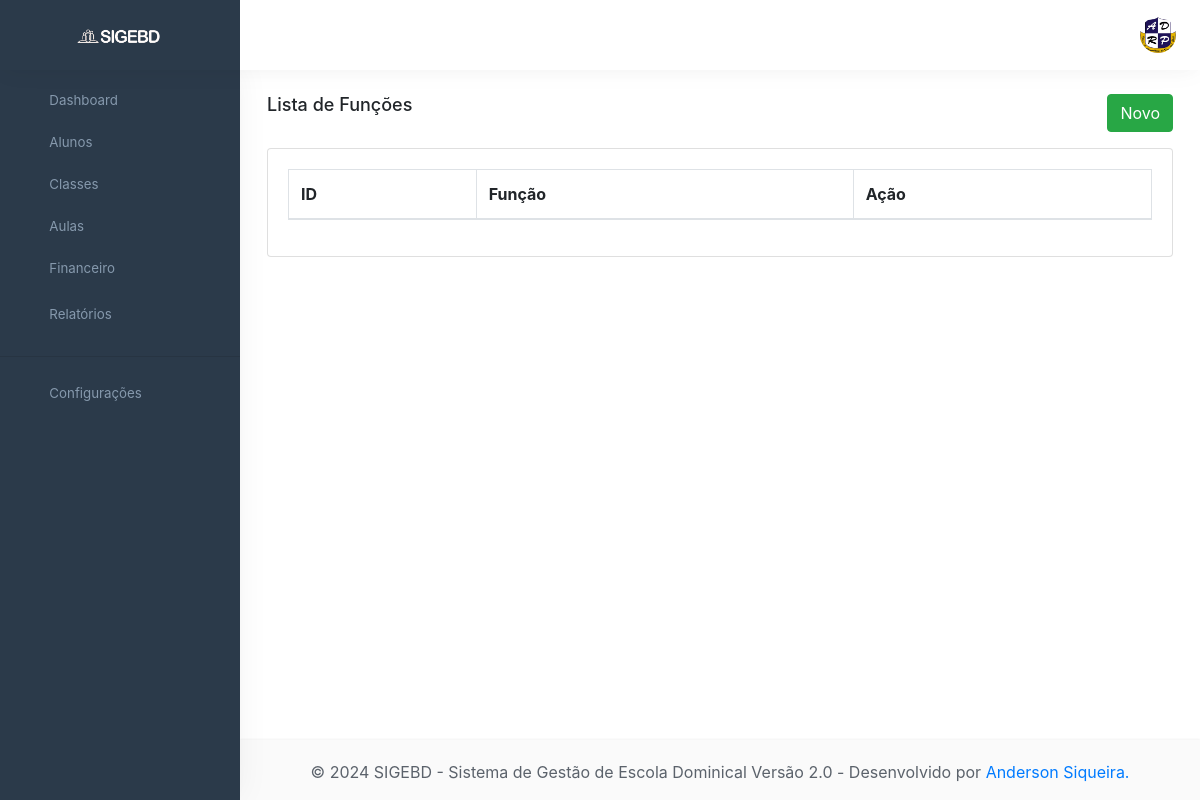
Before: /Funcao with the older database file.
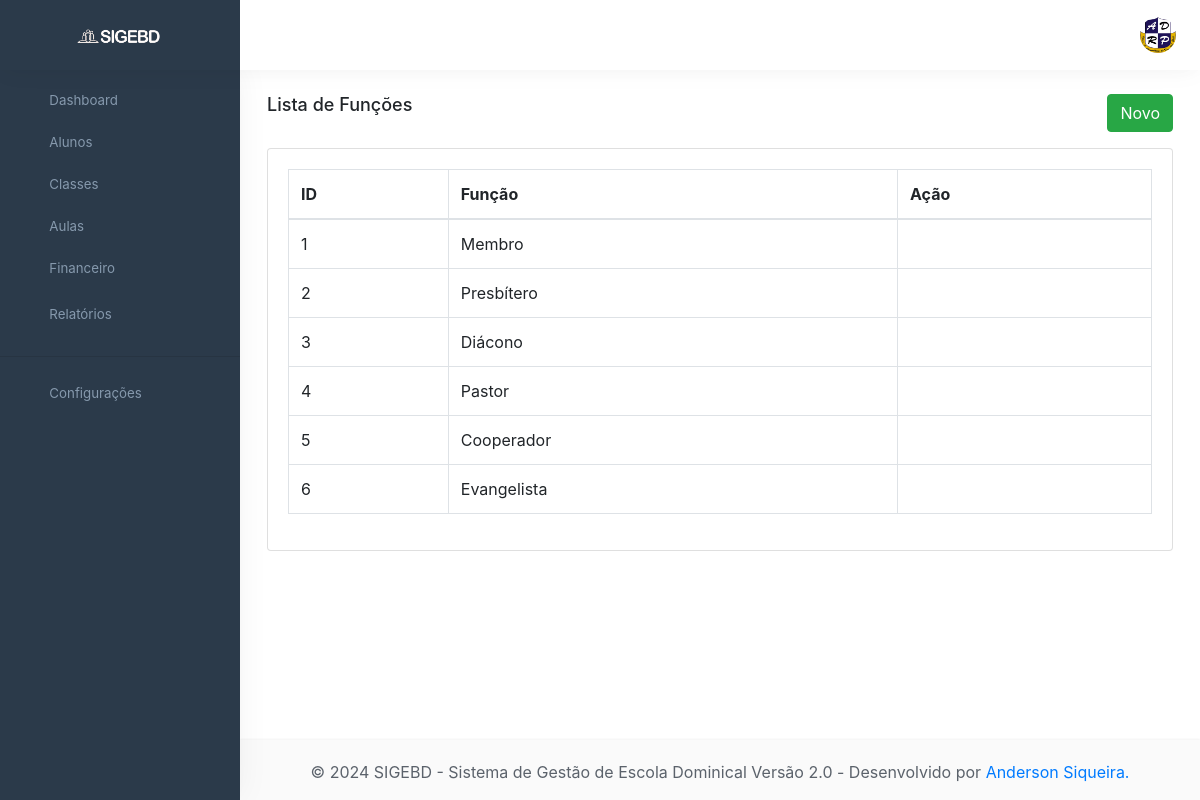
After: the same page with the newer database file.
### tables this page shows
CREATE TABLE `funcao` (
  `id_funcao` int(11) NOT NULL,
  `funcao` varchar(150) NOT NULL,
  `status` varchar(1) DEFAULT NULL,
  `data_cad` date DEFAULT curdate(),
  `dtahralteracao` datetime DEFAULT current_timestamp() ON UPDATE current_timestamp(),
  `usualteracao` int(11) DEFAULT NULL
);

### app/core/Controller.php (called while the page is built, shortened)
<?php
class Controller{
     public function load($viewName, $viewData=array()){
       extract($viewData);
       include "app/views/" . $viewName .".php";
   }
}

### app/controllers/FuncaoController.php (called while the page is built, shortened)
<?php
class FuncaoController extends Controller{
    public function index(){
        $dados["lista"] = Service::lista("funcao");
        $dados["view"]  = "Funcao/Index";
        $this->load("template", $dados);
    }
 }
?>

### app/core/Core.php (called while the page is built, shortened)
<?php
class Core{
    private $controller;
    private $metodo;
    private $parametros = array();
    public function run(){
       try {
           $c = new $controllerCorrente;
           call_user_func_array(array($c, $this->getMetodo()), $this->getParametros());
       } catch (ArgumentCountError $e) {
           throw new Exception("Erro na linha: " . $e->getLine() ." do arquivo " . $e->getFile() ." <br> O número de argumentos passados não corresponde ao esperado <br><br>" );
       }
    }
    public function verificaUri(){
        $url = filter_input(INPUT_GET, 'request');
        if($url!=""){
            $url = explode('/', $url);
            $this->controller = ucfirst($url[0]) ."Controller";
            array_shift($url);
            if(isset($url[0])){
                $this->metodo = $url[0];
                array_shift($url);
            }else{
                $this->metodo = METODO_PADRAO;
            }
        }else{
            $this->controller = ucfirst(CONTROLLER_PADRAO) ."Controller";
            $this->metodo = METODO_PADRAO;
        }
    }
    public function getMetodo() {
        if(method_exists(NAMESPACE_CONTROLLER .$this->controller, $this->metodo)){
            return $this->metodo;
        }else{
            throw new Exception("Método não encontrado",500);
        }
    }
    public function getParametros() {
        return $this->parametros;
    }
}

### app/core/Model.php (called while the page is built, shortened)
<?php
abstract class Model{
    protected $tabela;
    public function __construct() {
        $this->db = Conexao::getConexao();
    }
    function all($conn, $tabela =null){
        $tabela = ($tabela) ? $tabela: $this->tabela;
        try {
            $sql = "SELECT * FROM ". $tabela;
            $stmt = $conn->query($sql);
            return $stmt->fetchAll(\PDO::FETCH_OBJ);
        }catch (\PDOException $e){
            throw new \Exception($e->getMessage());
        }
    }
}

### app/models/dao/Dao.php (called while the page is built, shortened)
<?php
class Dao extends Model{
    public function lista($tabela){
        return  $this->all($this->db, $tabela);
    }
}

### app/models/service/Service.php (called while the page is built, shortened)
<?php
class Service{
    public static function lista($tabela){
        $dao = new Dao();
        return $dao->lista($tabela);
    }
}

### app/core/Conexao.php (called while the page is built, shortened)
<?php
class Conexao{
    private static $conexao = null;
    public static function getConexao(){
        try{
            if(!self::$conexao){
                self::$conexao = new \PDO("mysql:dbname=".BANCO.";host=".SERVIDOR,USUARIO,SENHA);
                self::$conexao->setAttribute(\PDO::ATTR_ERRMODE, \PDO::ERRMODE_EXCEPTION);
                self::$conexao->exec("SET NAMES " . CHARSET);
            }
            return self::$conexao;
        }catch (PDOException $e){
            throw new Exception("Erro ao tentar conectar com o banco");
        }
    }
}

### app/views/Funcao/Index.php (the view, shortened to what this page needs)
<div class="row">
    <div class="col-sm-6">
        <div class="page-title-box">
            <h4>Lista de Funções</h4>
        </div>
    </div>
    <div class="col-sm-6">
        <div class="state-information d-none d-sm-block">
            <div class="state-graph">
                <button type="button" class="btn btn-success waves-effect waves-light" data-bs-toggle="modal"
                    data-bs-target="#cad">
                    Novo
                </button>
            </div>
        </div>
    </div>
</div>
<div class="row">
    <div class="col-12">
        <div class="card">
            <div class="card-body">
                <table id="datatable" class="table table-bordered dt-responsive nowrap"
                    style="border-collapse: collapse; border-spacing: 0; width: 100%;">
                    <thead>
                        <tr>
                            <th>ID</th>
                            <th>Função</th>
                            <th>Ação</th>
                        </tr>
                    </thead>
                    <tbody>
                        <?php foreach ($lista as $f) { ?>
                        <tr>
                            <td><?php echo $f->id_funcao ?></td>
                            <td><?php echo $f->funcao ?></td>
                            <td>
                            </td>
                        </tr>
                        <?php } ?>
                    </tbody>
                </table>
            </div>
        </div>
    </div>
</div>

Changed rows visible on the page:
added funcao: id_funcao "1", funcao "Membro"
added funcao: id_funcao "2", funcao "Presbítero"
added funcao: id_funcao "3", funcao "Diácono"
added funcao: id_funcao "4", funcao "Pastor"
added funcao: id_funcao "5", funcao "Cooperador"
added funcao: id_funcao "6", funcao "Evangelista"
